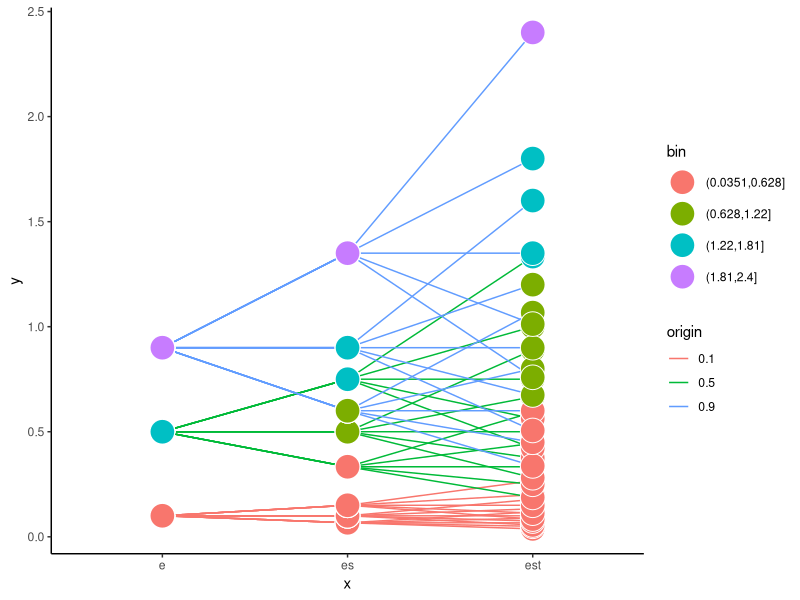

R code for this plot:
library(tidyverse)

risk_trace <- expand_grid(
  e = c(0.1, 0.5, 0.9),
  s = c(2/3, 1, 3/2),
  t = 10^seq(-0.25, 0.25, length.out = 5)
) %>% 
  mutate(i = seq_along(e),
         es = e * s,
         est = e * s * t,
         bin = cut(est, 4)) %>% 
  relocate(i)

risk_trace %>% 
  mutate(origin = factor(e)) %>% 
  pivot_longer(c(e, es, est), names_to = "x", values_to = "y") %>% 
  ggplot(aes(x, y, group = i, color = origin)) +
  geom_line(aes(color = origin)) +
  geom_point(aes(fill = bin), shape = 21, color = "white", size = 8) +
  theme_classic()
